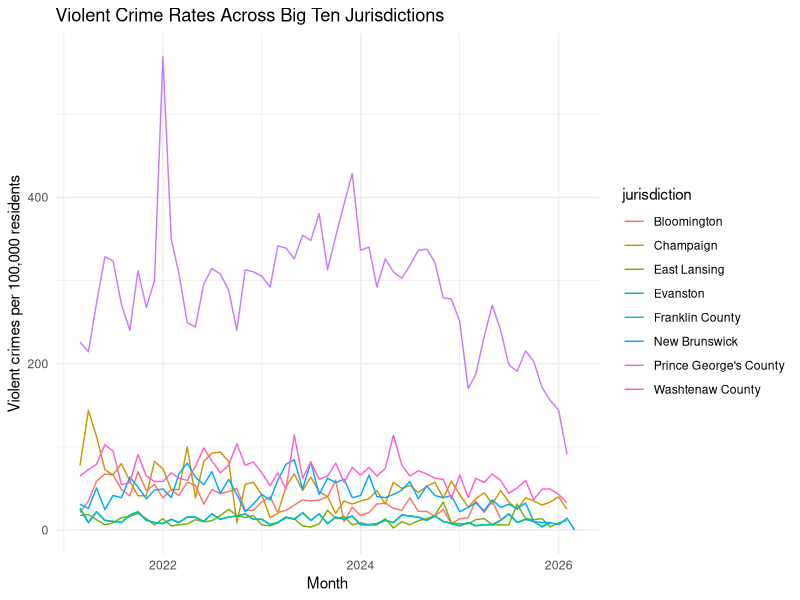
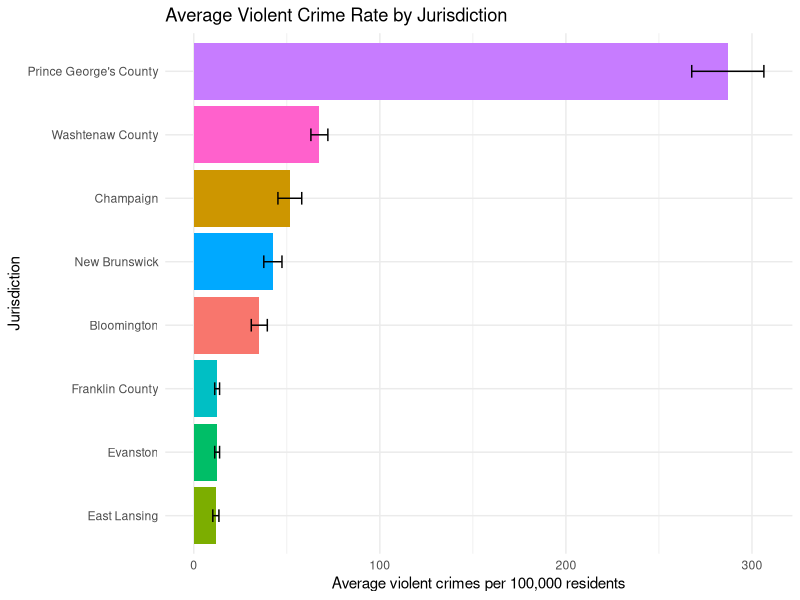
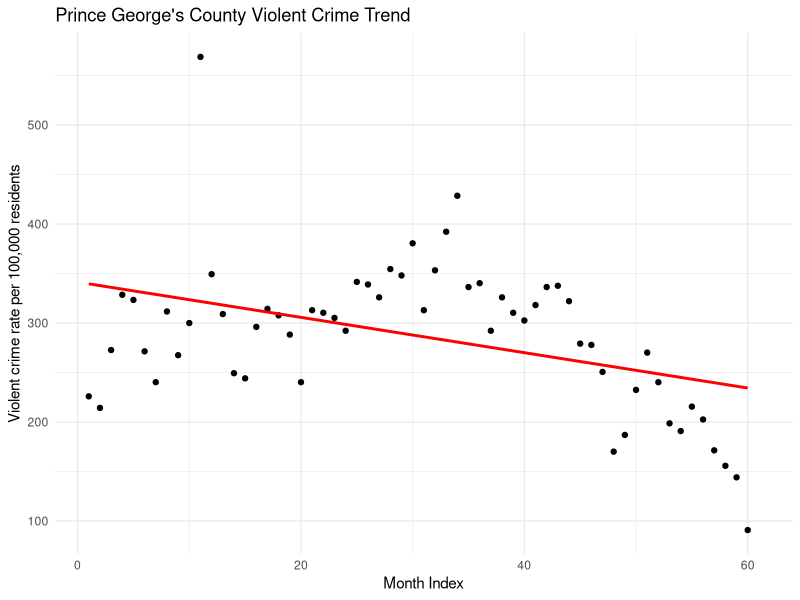

Write the R code that produced these figures, in order.
## ---- chunk 1
knitr::opts_chunk$set(echo = TRUE, warning = FALSE, message = FALSE)
## ---- chunk 2
library(tidyverse)
library(lubridate)
library(broom)
library(knitr)
## ---- chunk 3
Bloomington_VC_Data_Sheet1 <- read_csv("Bloomington VC Data - Sheet1.csv", na = c("N/A"))
Champaign_VC_Data1 <- read_csv("Champaign VC Data - Sheet1.csv", na = c("N/A"))
East_Lansing_VC_Data1 <- read_csv("East Lansing VC Data - Sheet1.csv", na = c("N/A"))
Evanston_VC_Data1 <- read_csv("Evanston VC Data - Sheet1.csv", na= c("N/A"))
Franklin_County_VC_Data1 <- read_csv("Evanston VC Data - Sheet1.csv", na = c("N/A"))
New_Brunswick_VC_Data1 <- read_csv("New Brunswick VC Data - Sheet1.csv", na = c("N/A"))
PG_County_VC_Data1 <- read_csv("PG County VC Data - Sheet1.csv", na = c("N/A"))
Washentaw_County_VC_Data1 <- read_csv("Washentaw County VC Data - Sheet1.csv", na = c("N/A"))

## ---- chunk 4
Bloomington <- Bloomington_VC_Data_Sheet1 |>
  rename(
    month = Month,
    aggravated_assault= `Aggravated Assault Offenses`,
    homicide = `Homicide Offenses`,
    rape = `Rape Offenses`,
    robbery = `Robbery Offenses`
  ) |> 
  mutate(
    month = my(month),
    population = 80000,
    total_violent_crime = aggravated_assault + homicide + rape + robbery, rate_per_100k = (total_violent_crime / population) * 100000,
    jurisdiction = "Bloomington"
  )
## ---- chunk 5
Champaign <- Champaign_VC_Data1 |>
  rename(
    month = Month,
    aggravated_assault= `Aggravated Assault Offenses`,
    homicide = `Homicide Offenses`,
    rape = `Rape Offenses`,
    robbery = `Robbery Offenses`
  ) |> 
  mutate(
    month = my(month),
    population = 80000,
    total_violent_crime = aggravated_assault + homicide + rape + robbery, rate_per_100k = (total_violent_crime / population) * 100000,
    jurisdiction = "Champaign"
  )
## ---- chunk 6
East_Lansing <- East_Lansing_VC_Data1 |>
  rename(
    month = Month,
    aggravated_assault= `Aggravated Assault Offenses`,
    homicide = `Homicide Offenses`,
    rape = `Rape Offenses`,
    robbery = `Robbery Offenses`
  ) |> 
  mutate(
    month = my(month),
    population = 80000,
    total_violent_crime = aggravated_assault + homicide + rape + robbery, rate_per_100k = (total_violent_crime / population) * 100000,
    jurisdiction = "East Lansing"
  )
## ---- chunk 7
Evanston <- Evanston_VC_Data1 |>
  rename(
    month = Month,
    aggravated_assault = `Aggravated Assault Offenses`,
    homicide = `Homicide Offenses`,
    rape = `Rape Offenses`,
    robbery = `Robbery Offenses`
  ) |> mutate(
    month = my(month),
    population = 77000,
    total_violent_crime = aggravated_assault + homicide + rape + robbery,
    rate_per_100k = (total_violent_crime / population) * 100000,
    jurisdiction = "Evanston"
  )
## ---- chunk 8
Franklin_County <- Franklin_County_VC_Data1 |>
  rename(
    month = Month,
    aggravated_assault = `Aggravated Assault Offenses`,
    homicide = `Homicide Offenses`,
    rape = `Rape Offenses`,
    robbery = `Robbery Offenses`
  ) |> mutate(
    month = my(month),
    population = 77000,
    total_violent_crime = aggravated_assault + homicide + rape + robbery,
    rate_per_100k = (total_violent_crime / population) * 100000,
    jurisdiction = "Franklin County"
  )
## ---- chunk 9
New_Brunswick <- New_Brunswick_VC_Data1 |>
  rename(
    month = Month,
    aggravated_assault = `Aggravated Assault Offenses`,
    homicide = `Homicide Offenses`,
    rape = `Rape Offenses`,
    robbery = `Robbery Offenses`
  ) |> mutate(
    month = my(month),
    population = 77000,
    total_violent_crime = aggravated_assault + homicide + rape + robbery,
    rate_per_100k = (total_violent_crime / population) * 100000,
    jurisdiction = "New Brunswick"
  )
## ---- chunk 10
PG_County <- PG_County_VC_Data1 |>
  rename(
    month = Month,
    aggravated_assault = `Aggravated Assault Offenses`,
    homicide = `Homicide Offenses`,
    rape = `Rape Offenses`,
    robbery = `Robbery Offenses`
  ) |> mutate(
    month = my(month),
    population = 77000,
    total_violent_crime = aggravated_assault + homicide + rape + robbery,
    rate_per_100k = (total_violent_crime / population) * 100000,
    jurisdiction = "Prince George's County"
  )
## ---- chunk 11
Washtenaw_County <- Washentaw_County_VC_Data1 |>
  rename(
    month = Month,
    aggravated_assault = `Aggravated Assault Offenses`,
    homicide = `Homicide Offenses`,
    rape = `Rape Offenses`,
    robbery = `Robbery Offenses`
  ) |> mutate(
    month = my(month),
    population = 77000,
    total_violent_crime = aggravated_assault + homicide + rape + robbery,
    rate_per_100k = (total_violent_crime / population) * 100000,
    jurisdiction = "Washtenaw County"
  )
## ---- chunk 12
all_crime <- bind_rows(Bloomington,Champaign, East_Lansing, Evanston, Franklin_County, New_Brunswick, PG_County, Washtenaw_County
)
## ---- chunk 13
glimpse(all_crime)
summary(all_crime$rate_per_100k)
## ---- chunk 14
all_crime |> ggplot(aes(x= month, y= rate_per_100k, color = jurisdiction)) + geom_line() +
  labs(
    title= "Violent Crime Rates Across Big Ten Jurisdictions",
    x="Month",
    y="Violent crimes per 100,000 residents"
    ) +
  theme_minimal()
## ---- chunk 15
crime_summary <- all_crime |>
  group_by(jurisdiction) |> summarize(
    mean_rate = mean(rate_per_100k, na.rm = TRUE),
    sd_rate = sd(rate_per_100k, na.rm = TRUE),
    months = sum(!is.na(rate_per_100k)),
    se_rate = sd_rate / sqrt(months),
    margin_error = qt(0.975, df = months - 1) * se_rate,
    ci_lower = mean_rate - margin_error,
    ci_upper = mean_rate + margin_error
  )

## ---- chunk 16
crime_summary |> ggplot(aes(x = reorder(jurisdiction, mean_rate), y = mean_rate, fill = jurisdiction)) +
  geom_col() + geom_errorbar(aes(ymin = ci_lower, ymax = ci_upper), width = 0.2) +
  coord_flip() +
  labs(title = "Average Violent Crime Rate by Jurisdiction",
    x = "Jurisdiction",
    y = "Average violent crimes per 100,000 residents") + theme_minimal() + theme(legend.position = "none")
## ---- chunk 17
pg_periods <- all_crime |> filter(jurisdiction == "Prince George's County") |> mutate(period = if_else(year(month) <= 2023, "2021-2023", "2024-2026"))

t_test_pg <- t.test(rate_per_100k ~ period, data = pg_periods)

t_test_pg

## ---- chunk 18
period_summary <- pg_periods |> group_by(period) |>
summarize(mean_rate = mean(rate_per_100k, na.rm = TRUE), sd_rate = sd(rate_per_100k, na.rm = TRUE), months = n())

first_period <- period_summary |> filter(period == "2021-2023")
second_period <- period_summary |> filter(period == "2024-2026")

pooled_sd <- sqrt(
((first_period$months - 1) * first_period$sd_rate^2 + (second_period$months - 1) * second_period$sd_rate^2) /(first_period$months + second_period$months - 2))

cohens_d <- (first_period$mean_rate - second_period$mean_rate) / pooled_sd

cohens_d
## ---- chunk 19
all_crime <- all_crime |>
  arrange(jurisdiction, month) |>
  group_by(jurisdiction) |>
  mutate(month_index = row_number())
## ---- chunk 20
pg_model <- all_crime |> filter(jurisdiction == "Prince George's County") |> lm(rate_per_100k ~ month_index, data = _)

summary(pg_model)
## ---- chunk 21
all_crime |> filter(jurisdiction == "Prince George's County") |> ggplot(aes(x = month_index, y = rate_per_100k)) + geom_point() + geom_smooth(method = "lm", se = FALSE, color = "red") + labs( title = "Prince George's County Violent Crime Trend",
  x = "Month Index",
  y = "Violent crime rate per 100,000 residents") + theme_minimal()
## ---- chunk 22
regression_results <- all_crime |> group_by(jurisdiction) |> nest() |> mutate( model = map(data, ~ lm(rate_per_100k ~ month_index, data = .x)), tidied = map(model, tidy)) |> unnest(tidied) |> filter(term == "month_index") |> select(jurisdiction, estimate, p.value)

regression_results
## ---- chunk 23
multiple_model <- lm(rate_per_100k ~ month_index + jurisdiction, data = all_crime)

summary(multiple_model)
## ---- chunk 24
crime_types <- all_crime |> summarize( avg_aggravated_assault = mean(aggravated_assault, na.rm = TRUE),
    avg_homicide = mean(homicide, na.rm = TRUE),
    avg_rape = mean(rape, na.rm = TRUE),
    avg_robbery = mean(robbery, na.rm = TRUE))

crime_types
